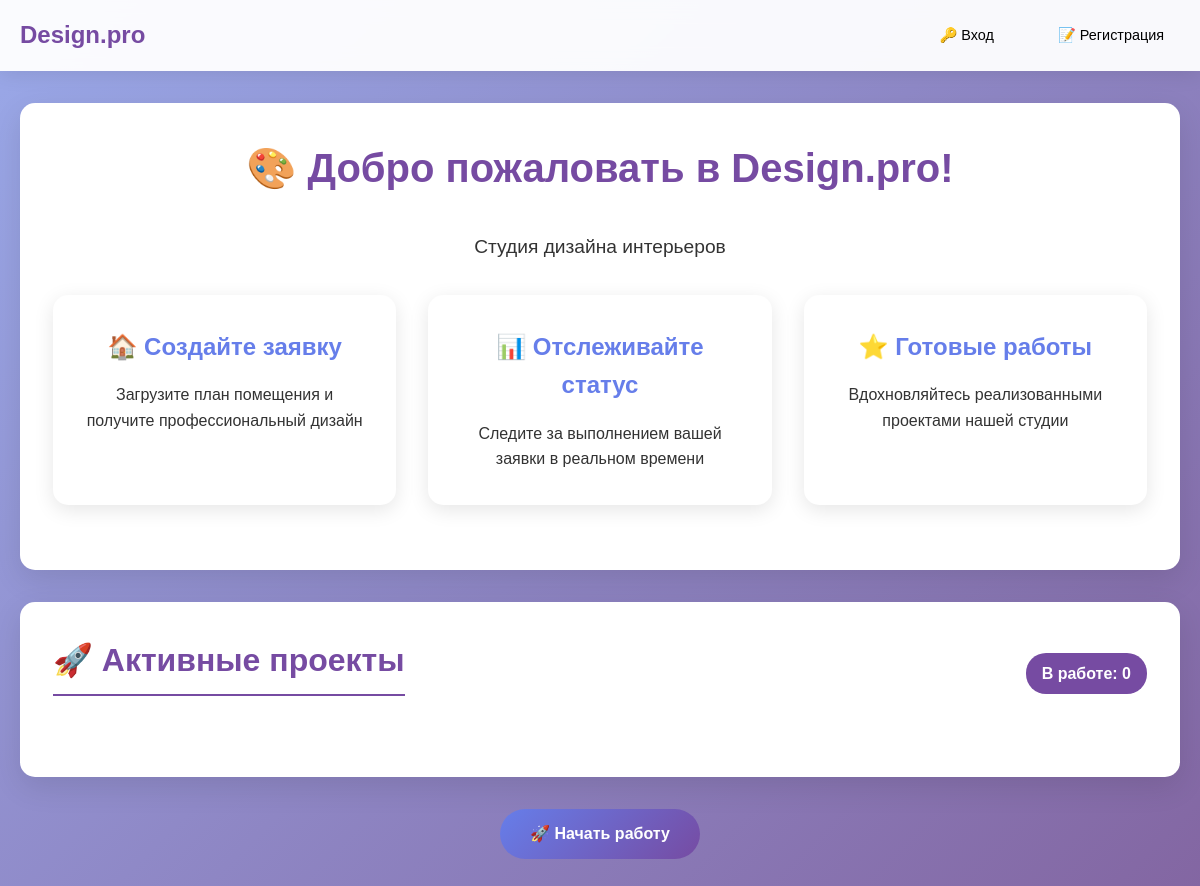
Before: / with the older database file.
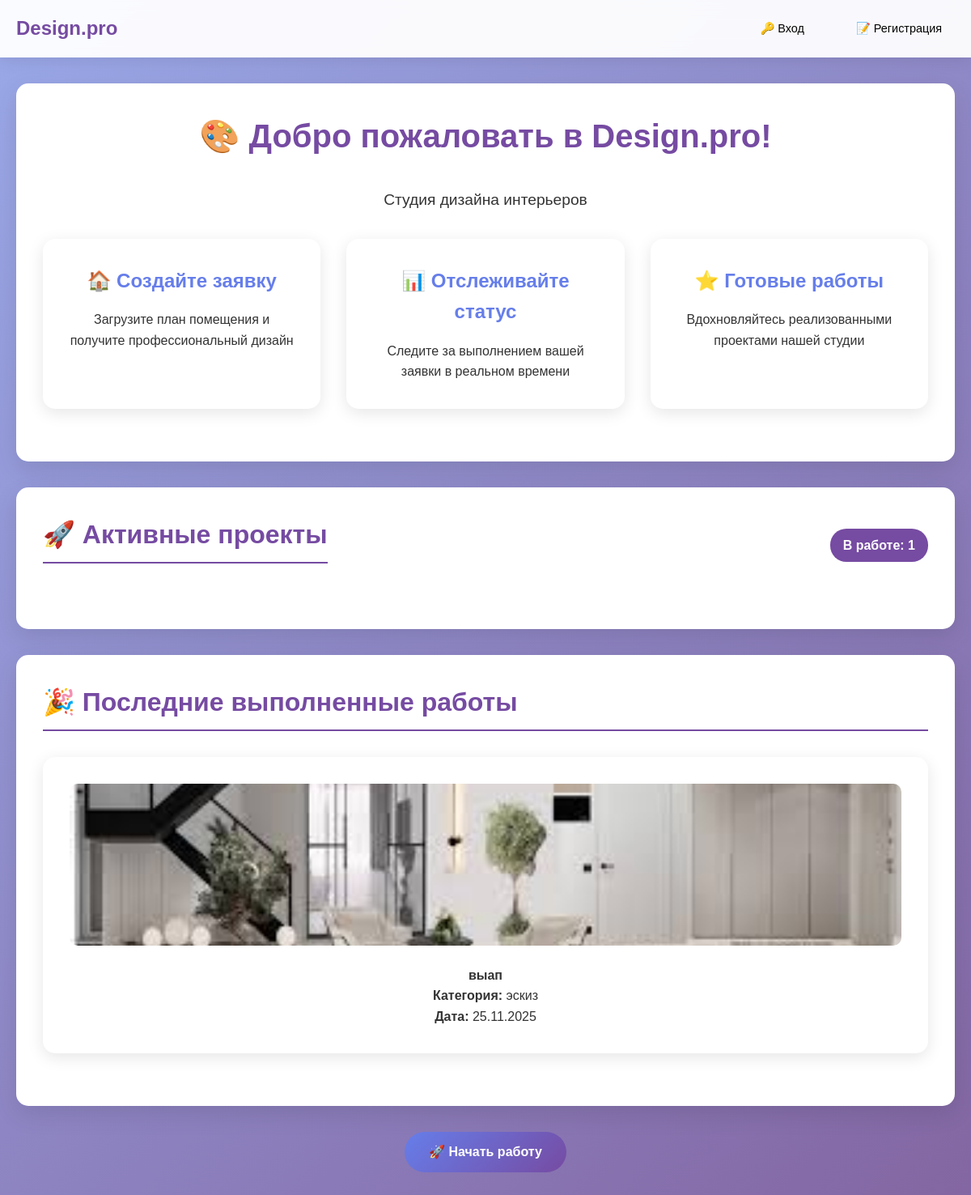
After: the same page with the newer database file.
### main/models.py (models this page shows, shortened)
class Application(models.Model):
    STATUS_CHOICES = [
        ('new', 'Новая'),
        ('in_progress','Принято в работу'),
        ('completed', 'Выполнено'),
    ]
    user = models.ForeignKey(CustomUser, on_delete=models.CASCADE, verbose_name='Пользователь')
    title = models.CharField(max_length=200, verbose_name='название')
    description = models.TextField(verbose_name='Описание')
    category = models.ForeignKey(Category, on_delete=models.CASCADE, verbose_name='Категория')
    image = models.ImageField(upload_to='applications/', verbose_name='Изображение помещения')
    status = models.CharField(max_length=20, choices=STATUS_CHOICES, default='new' ,verbose_name='Статус')
    created_at = models.DateTimeField(auto_now_add=True, verbose_name = 'Дата создания')
    updated_at = models.DateTimeField(auto_now_add = True, verbose_name='Дата обновления')
    comment = models.TextField(blank=True, verbose_name='Комментарий администратора')
    design_image = models.ImageField(upload_to='designs/', blank=True, verbose_name = 'Изображение дизайна')
    class Meta:
        ordering = ['-created_at']

class Category(models.Model):
    name = models.CharField(max_length=100, verbose_name='Название категории')

### main/views.py (the view)
# urls.py: path('', views.home, name='home'),
def home(request):
    completed_applications = Application.objects.filter(status='completed')[:4]
    in_progress_count = Application.objects.filter(status='in_progress').count()
    context = {
        'completed_applications': completed_applications,
        'in_progress_count': in_progress_count,
    }
    return render(request, 'main/home.html', context)

### templates/main/home.html (shortened to what this page needs)
{% extends 'base.html' %}
{% load static %}
{% block content %}
<div class="card">
    <h1>🎨 Добро пожаловать в Design.pro!</h1>
    <p style="text-align: center; font-size: 1.2rem; margin-bottom: 2rem;">Студия дизайна интерьеров</p>
    <div class="grid">
        <div class="feature-card">
            <h3>🏠 Создайте заявку</h3>
            <p>Загрузите план помещения и получите профессиональный дизайн</p>
        </div>
        <div class="feature-card">
            <h3>📊 Отслеживайте статус</h3>
            <p>Следите за выполнением вашей заявки в реальном времени</p>
        </div>
        <div class="feature-card">
            <h3>⭐ Готовые работы</h3>
            <p>Вдохновляйтесь реализованными проектами нашей студии</p>
        </div>
    </div>
</div>
<div class="card">
    <div style="display: flex; justify-content: space-between; align-items: center; margin-bottom: 2rem;">
        <h2>🚀 Активные проекты</h2>
        <div style="background: #764ba2; color: white; padding: 0.5rem 1rem; border-radius: 20px; font-weight: bold;">
            В работе: {{ in_progress_count }}
        </div>
    </div>
</div>
{% if completed_applications %}
<div class="card">
    <h2>🎉 Последние выполненные работы</h2>
    <div class="grid">
        {% for app in completed_applications %}
        <div class="feature-card">
            {% if app.image %}
                <img src="{{ app.image.url }}"
                     alt="{{ app.title }}"
                     style="width: 100%; height: 200px; object-fit: cover; border-radius: 10px; margin-bottom: 1rem;">
            {% else %}
                <div style="width: 100%; height: 200px; background: #f0f0f0; border-radius: 10px; display: flex; align-items: center; justify-content: center; margin-bottom: 1rem;">
                    <span>📷 Нет изображения</span>
                </div>
            {% endif %}
            <h4>{{ app.title }}</h4>
            <p><strong>Категория:</strong> {{ app.category.name }}</p>
            <p><strong>Дата:</strong> {{ app.created_at|date:"d.m.Y" }}</p>
        </div>
        {% endfor %}
    </div>
</div>
{% endif %}
<div style="text-align: center; margin-top: 2rem;">
    {% if user.is_authenticated %}
        <a href="{% url 'create_application' %}" class="btn">➕ Создать новую заявку</a>
    {% else %}
        <a href="{% url 'register' %}" class="btn">🚀 Начать работу</a>
    {% endif %}
</div>
{% endblock %}

Changed rows visible on the page:
added Application: image (picture), title "выап", category.name "эскиз", created_at "25.11.2025"
Other visible differences:
{{ in_progress_count }}: "0" → "1"
text now shown: "🎉 Последние выполненные работы"
